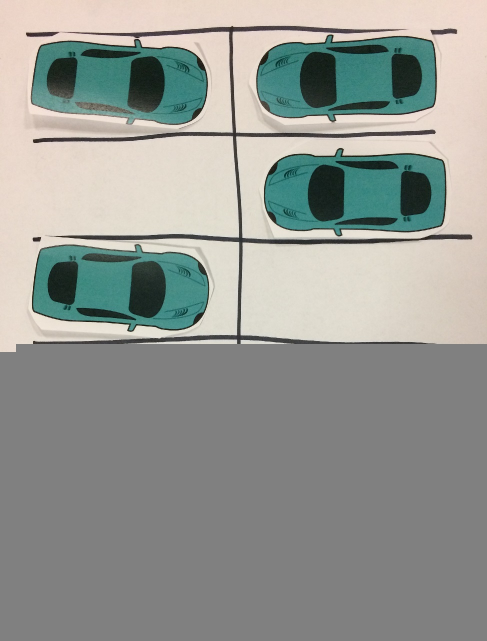
#> input picture test_cv/car8.jpg, 974 x 1282 px (shown at 1/2 size)
$ python blob8.py   (Python 2 division)
#> lines starting #> are read from the running program, lines starting #| are printed output that depends on the picture; after the words box and inside, x2 and y2 are one past the last pixel; in counts of white or black regions, pixels touching at a corner belong together
import cv2
import numpy as np

img = cv2.imread('car8.jpg',0)
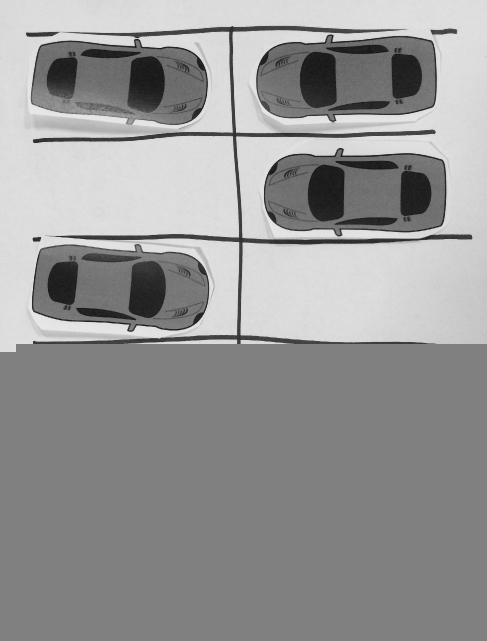
#> img: shape (1282, 974) (shown at 1/2 size); min 4, max 253, mean 151
ret,thresh = cv2.threshold(img,127,255,0)
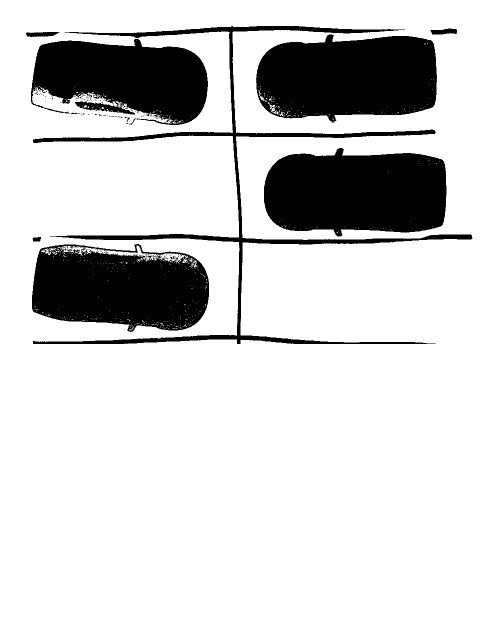
#> thresh: shape (1282, 974) (shown at 1/2 size); 82% white; 135 black regions (121 under 20 px)
contours,hierarchy = cv2.findContours(thresh, 1, 2)
#> contours = 711 contours, 683 with area under 20; largest, box (x1, y1, x2, y2) and area: (0, 0, 974, 1282) 1246413, (527, 295, 894, 474) 53682, (511, 68, 875, 245) 52699, (63, 487, 419, 665) 51232, (61, 77, 417, 251) 44074

cnt = contours[0]
#> cnt = [[260, 659], [261, 658], [262, 658], [263, 659], [262, 660], [261, 660]]
M = cv2.moments(cnt)
#> M = moments, m00 4, centre m10/m00, m01/m00 = (261.5, 659)
print M
#> (printed output is left out)

$ run again, with test_cv/car10.jpg copied over test_cv/car8.jpg
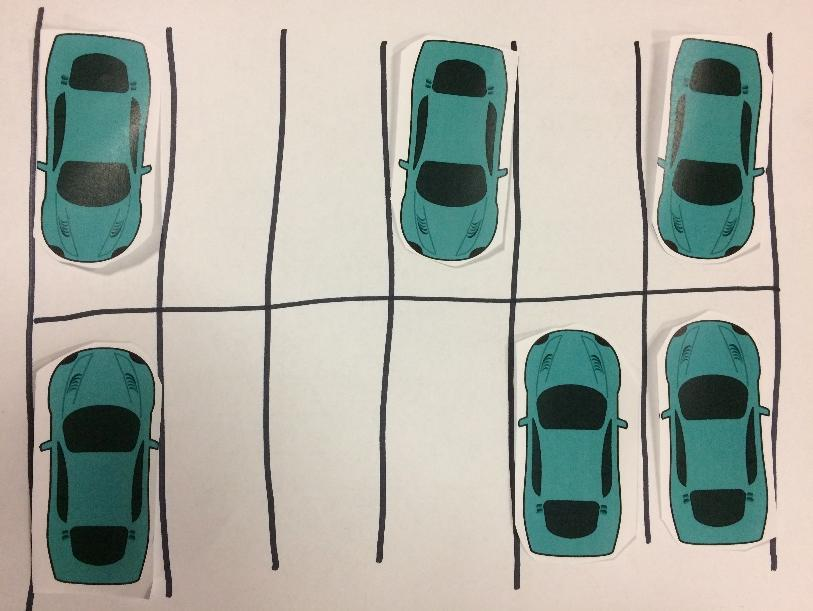
#> input picture test_cv/car10.jpg, 813 x 611 px
#> `img = cv2.imread('car8.jpg',0)`:
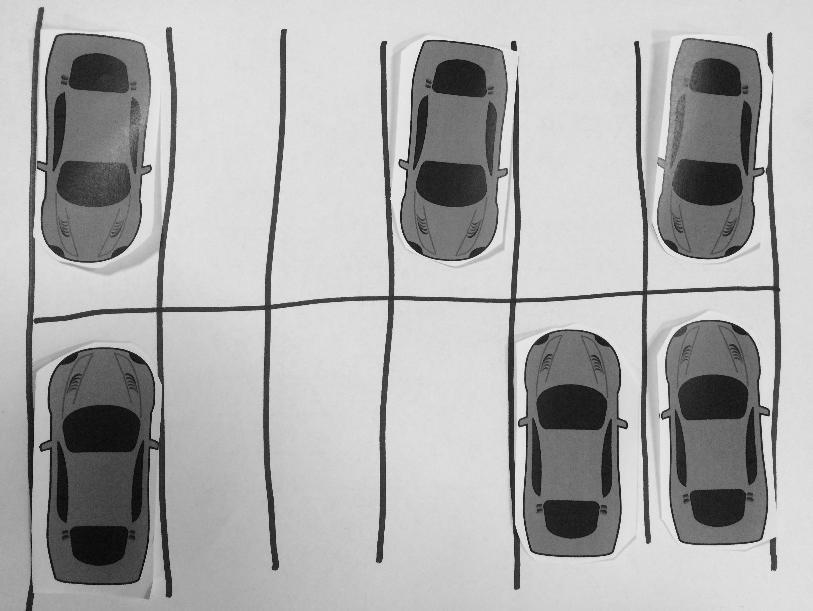
#> img: shape (611, 813); min 0, max 253, mean 171.9
#> `ret,thresh = cv2.threshold(img,127,255,0)`:
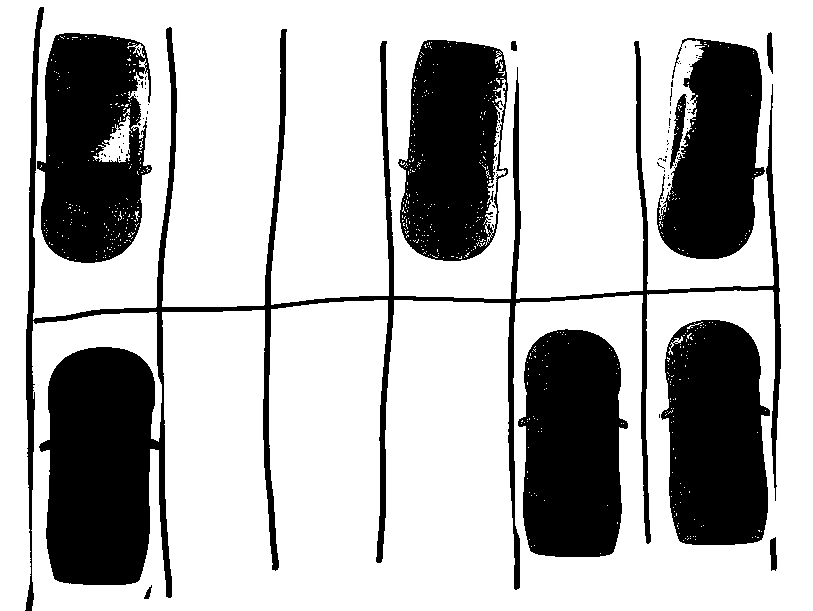
#> thresh: shape (611, 813); 71.3% white; 83 black regions (72 under 20 px)
#> contours = 760 contours, 739 with area under 20; largest, box (x1, y1, x2, y2) and area: (0, 0, 813, 611) 444728, (36, 32, 153, 264) 21649, (517, 328, 629, 558) 21043, (660, 319, 771, 546) 20674, (397, 39, 509, 262) 20081
#> cnt = contour of 24 points, box (x1, y1, x2, y2) (143, 584, 153, 600), area 68
#> M = moments, m00 67.5, centre m10/m00, m01/m00 = (147.8, 592.7)
#> (printed output is left out)

$ run again, with test_cv/car3.jpg copied over test_cv/car8.jpg
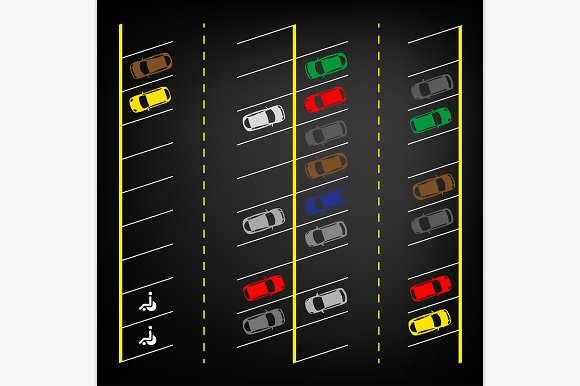
#> input picture test_cv/car3.jpg, 580 x 386 px
#> `img = cv2.imread('car8.jpg',0)`:
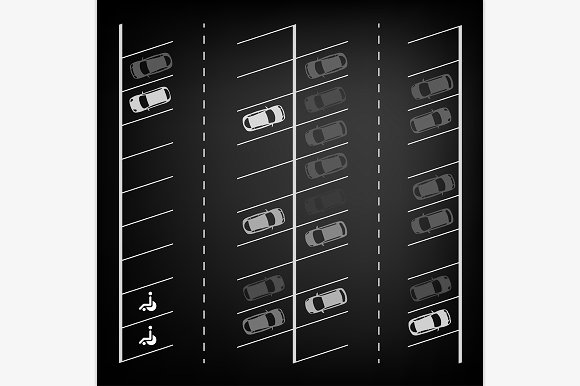
#> img: shape (386, 580); min 0, max 255, mean 108.2
#> `ret,thresh = cv2.threshold(img,127,255,0)`:
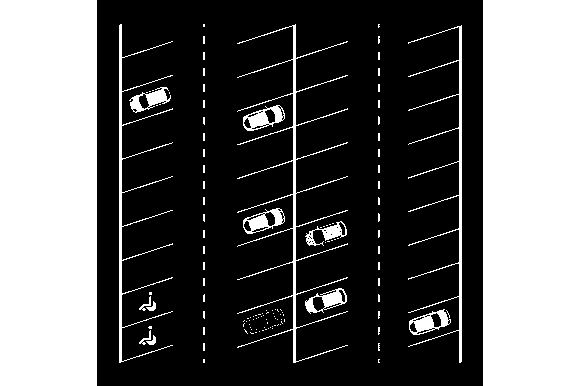
#> thresh: shape (386, 580); 37.6% white; 129 white regions (114 under 20 px)
#> contours = 185 contours, 153 with area under 20; largest, box (x1, y1, x2, y2) and area: (483, 0, 580, 386) 36960, (0, 0, 97, 386) 36960, (237, 24, 348, 363) 918, (408, 25, 462, 363) 774, (119, 24, 173, 363) 748
#> cnt = [[378, 359], [378, 362], [379, 362], [378, 361], [378, 360], [379, 359]]
#> M = moments, m00 1, centre m10/m00, m01/m00 = (378.3, 360.5)
#> (printed output is left out)
